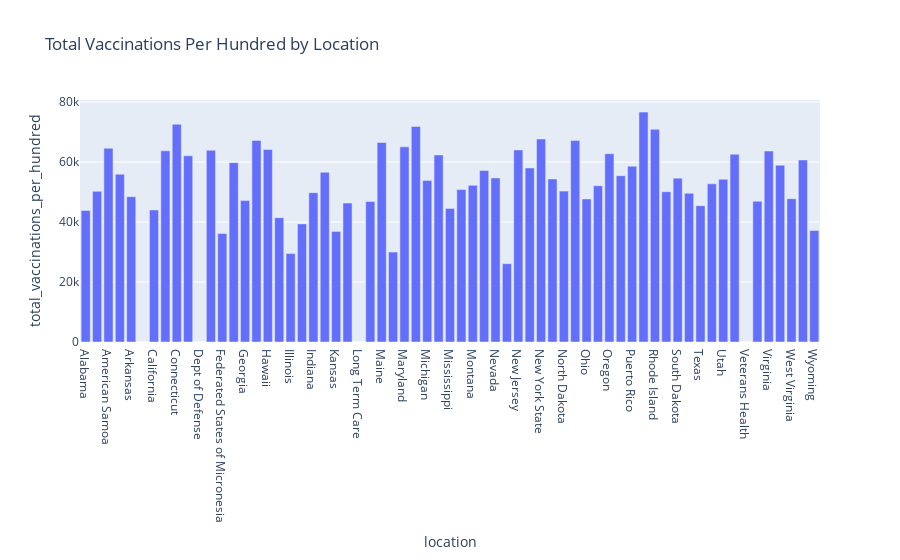

Notebook source saved alongside this figure:
### Code cell
total_vaccinations_per_hundred = df_vaccinations.groupby('location')['total_vaccinations_per_hundred'].sum().reset_index()
px.bar(total_vaccinations_per_hundred, x='location', y='total_vaccinations_per_hundred', title='Total Vaccinations Per Hundred by Location')

### Figure 1 — Plotly figure (JSON) as saved in the notebook; plotly's stock layout.template omitted (floating-point values rounded to 4 significant figures)
{"data": [{"hovertemplate": "location=%{x}<br>total_vaccinations_per_hundred=%{y}<extra></extra>", "legendgroup": "", "marker": {"color": "#636efa", "pattern": {"shape": ""}}, "name": "", "orientation": "v", "showlegend": false, "textposition": "auto", "type": "bar", "x": ["Alabama", "Alaska", "American Samoa", "Arizona", "Arkansas", "Bureau of Prisons", "California", "Colorado", "Connecticut", "Delaware", "Dept of Defense", "District of Columbia", "Federated States of Micronesia", "Florida", "Georgia", "Guam", "Hawaii", "Idaho", "Illinois", "Indian Health Svc", "Indiana", "Iowa", "Kansas", "Kentucky", "Long Term Care", "Louisiana", "Maine", "Marshall Islands", "Maryland", "Massachusetts", "Michigan", "Minnesota", "Mississippi", "Missouri", "Montana", "Nebraska", "Nevada", "New Hampshire", "New Jersey", "New Mexico", "New York State", "North Carolina", "North Dakota", "Northern Mariana Islands", "Ohio", "Oklahoma", "Oregon", "Pennsylvania", "Puerto Rico", "Republic of Palau", "Rhode Island", "South Carolina", "South Dakota", "Tennessee", "Texas", "United States", "Utah", "Vermont", "Veterans Health", "Virgin Islands", "Virginia", "Washington", "West Virginia", "Wisconsin", "Wyoming"], "xaxis": "x", "y": [43860.0, 50230.0, 64620.0, 55950.0, 48470.0, 0.0, 44030.0, 63750.0, 72610.0, 62090.0, 0.0, 63930.0, 36170.0, 59800.0, 47150.0, 67210.0, 64180.0, 41450.0, 29480.0, 39380.0, 49800.0, 56580.0, 36880.0, 46320.0, 0.0, 46830.0, 66540.0, 29980.0, 65070.0, 71880.0, 53890.0, 62370.0, 44540.0, 50820.0, 52230.0, 57180.0, 54700.0, 26110.0, 64050.0, 58030.0, 67690.0, 54360.0, 50320.0, 67170.0, 47690.0, 52110.0, 62790.0, 55450.0, 58600.0, 76660.0, 70920.0, 50130.0, 54640.0, 49580.0, 45450.0, 52740.0, 54270.0, 62620.0, 0.0, 46930.0, 63670.0, 58970.0, 47770.0, 60710.0, 37170.0], "yaxis": "y"}], "layout": {"barmode": "relative", "legend": {"tracegroupgap": 0}, "title": {"text": "Total Vaccinations Per Hundred by Location"}, "xaxis": {"anchor": "y", "domain": [0, 1], "title": {"text": "location"}}, "yaxis": {"anchor": "x", "domain": [0, 1], "title": {"text": "total_vaccinations_per_hundred"}}}}
